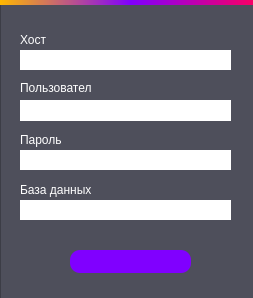
<?xml version="1.0" encoding="UTF-8"?>
<ui version="4.0">
 <class>Form</class>
 <widget class="QWidget" name="Form">
  <property name="geometry">
   <rect>
    <x>0</x>
    <y>0</y>
    <width>253</width>
    <height>298</height>
   </rect>
  </property>
  <property name="windowTitle">
   <string>Открыть БД</string>
  </property>
  <widget class="QFrame" name="frame_5">
   <property name="geometry">
    <rect>
     <x>0</x>
     <y>0</y>
     <width>261</width>
     <height>321</height>
    </rect>
   </property>
   <property name="styleSheet">
    <string notr="true">background: #4E4F5B;</string>
   </property>
   <property name="frameShape">
    <enum>QFrame::StyledPanel</enum>
   </property>
   <property name="frameShadow">
    <enum>QFrame::Raised</enum>
   </property>
   <widget class="QLineEdit" name="lineEdit_4">
    <property name="geometry">
     <rect>
      <x>20</x>
      <y>200</y>
      <width>211</width>
      <height>20</height>
     </rect>
    </property>
    <property name="styleSheet">
     <string notr="true">QLineEdit{font:Arial;border:none;selection-background-color:#ff557f;background:#ffffff;}</string>
    </property>
   </widget>
   <widget class="QLabel" name="label">
    <property name="geometry">
     <rect>
      <x>20</x>
      <y>30</y>
      <width>335</width>
      <height>19</height>
     </rect>
    </property>
    <property name="styleSheet">
     <string notr="true">font: 25 10pt &quot;Bahnschrift Light SemiCondensed&quot;;color:white;</string>
    </property>
    <property name="text">
     <string>Хост</string>
    </property>
   </widget>
   <widget class="QLineEdit" name="lineEdit">
    <property name="geometry">
     <rect>
      <x>20</x>
      <y>50</y>
      <width>211</width>
      <height>20</height>
     </rect>
    </property>
    <property name="styleSheet">
     <string notr="true">QLineEdit{font:Arial;border:none;selection-background-color:#ff557f;background:#ffffff;}</string>
    </property>
   </widget>
   <widget class="QLabel" name="label_2">
    <property name="geometry">
     <rect>
      <x>20</x>
      <y>130</y>
      <width>335</width>
      <height>19</height>
     </rect>
    </property>
    <property name="styleSheet">
     <string notr="true">font: 25 10pt &quot;Bahnschrift Light SemiCondensed&quot;;color:white;</string>
    </property>
    <property name="text">
     <string>Пароль</string>
    </property>
   </widget>
   <widget class="QLabel" name="label_4">
    <property name="geometry">
     <rect>
      <x>20</x>
      <y>180</y>
      <width>335</width>
      <height>19</height>
     </rect>
    </property>
    <property name="styleSheet">
     <string notr="true">font: 25 10pt &quot;Bahnschrift Light SemiCondensed&quot;;color:white;</string>
    </property>
    <property name="text">
     <string>База данных</string>
    </property>
   </widget>
   <widget class="QLineEdit" name="lineEdit_2">
    <property name="geometry">
     <rect>
      <x>20</x>
      <y>150</y>
      <width>211</width>
      <height>20</height>
     </rect>
    </property>
    <property name="styleSheet">
     <string notr="true">QLineEdit{font:Arial;border:none;selection-background-color:#ff557f;background:#ffffff;}</string>
    </property>
   </widget>
   <widget class="QLabel" name="label_3">
    <property name="geometry">
     <rect>
      <x>20</x>
      <y>80</y>
      <width>72</width>
      <height>16</height>
     </rect>
    </property>
    <property name="styleSheet">
     <string notr="true">font: 25 10pt &quot;Bahnschrift Light SemiCondensed&quot;;color:white;</string>
    </property>
    <property name="text">
     <string>Пользователь</string>
    </property>
   </widget>
   <widget class="QLineEdit" name="lineEdit_3">
    <property name="geometry">
     <rect>
      <x>20</x>
      <y>100</y>
      <width>211</width>
      <height>21</height>
     </rect>
    </property>
    <property name="styleSheet">
     <string notr="true">QLineEdit{font:Arial;border:none;selection-background-color:#ff557f;background:#ffffff;}</string>
    </property>
   </widget>
   <widget class="QPushButton" name="pushButton">
    <property name="geometry">
     <rect>
      <x>70</x>
      <y>250</y>
      <width>121</width>
      <height>23</height>
     </rect>
    </property>
    <property name="styleSheet">
     <string notr="true">background: #8000FF ;
border-radius: 10px;</string>
    </property>
    <property name="text">
     <string/>
    </property>
    <property name="icon">
     <iconset>
      <normaloff>go.png</normaloff>go.png</iconset>
    </property>
   </widget>
  </widget>
  <widget class="QFrame" name="frame">
   <property name="geometry">
    <rect>
     <x>0</x>
     <y>0</y>
     <width>261</width>
     <height>16</height>
    </rect>
   </property>
   <property name="styleSheet">
    <string notr="true">border-top:5px solid qlineargradient(spread:pad, x1:0, y1:0, x2:1, y2:0, stop:0#ffb800, stop:0.5 #8000ff,stop:1 #ff005c);border-bottom:0px solid #000000;border-left:0px solid #000000;border-right:0px solid #000000;</string>
   </property>
   <property name="frameShape">
    <enum>QFrame::StyledPanel</enum>
   </property>
   <property name="frameShadow">
    <enum>QFrame::Raised</enum>
   </property>
  </widget>
 </widget>
 <resources/>
 <connections/>
</ui>
